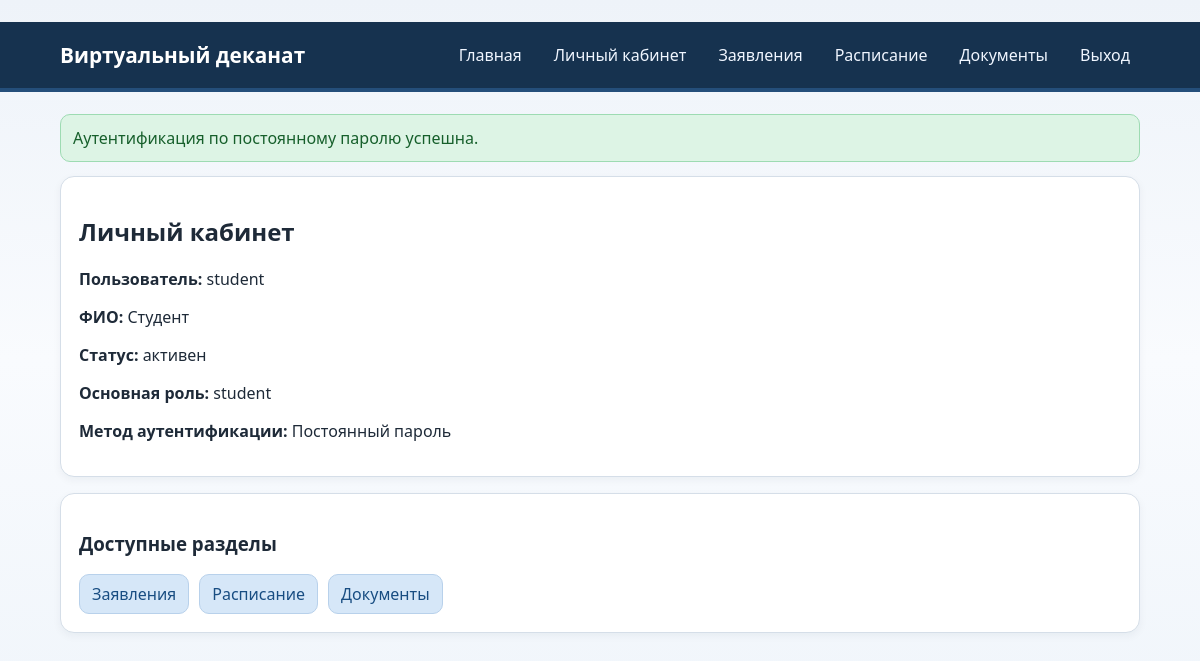
/dashboard (signed in), run on the app's committed database.
### models.py (models this page shows)
class User(Base):
    __tablename__ = "users"
    id = Column(Integer, primary_key=True, index=True)
    username = Column(String(50), unique=True, nullable=False, index=True)
    password_hash = Column(String(255), nullable=False)
    full_name = Column(String(120), nullable=False)
    is_active = Column(Boolean, default=True, nullable=False)
    clearance_level = Column(Integer, default=1, nullable=False)
    secret_key = Column(Integer, default=100, nullable=False)
    primary_role_id = Column(Integer, ForeignKey("roles.id"), nullable=True)
    primary_role = relationship("Role", foreign_keys=[primary_role_id])
    roles = relationship("Role", secondary="user_roles", back_populates="users")

class Role(Base):
    __tablename__ = "roles"
    id = Column(Integer, primary_key=True, index=True)
    name = Column(String(50), unique=True, nullable=False, index=True)
    description = Column(String(255), nullable=True)
    level = Column(Integer, nullable=False, default=1)
    users = relationship("User", secondary="user_roles", back_populates="roles")

### main.py (the view)
@app.get("/dashboard", response_class=HTMLResponse)
def dashboard(request: Request, db: Session = Depends(get_db)):
    user, redirect = login_required(request, db)
    if redirect:
        return redirect
    context = build_context(request, db)
    return templates.TemplateResponse("dashboard.html", context)

### templates/dashboard.html (shortened to what this page needs)
﻿{% extends "base.html" %}
{% block content %}
<section class="card">
    <h2>Личный кабинет</h2>
    <p><strong>Пользователь:</strong> {{ current_user.username }}</p>
    <p><strong>ФИО:</strong> {{ current_user.full_name }}</p>
    <p><strong>Статус:</strong> {{ "активен" if current_user.is_active else "неактивен" }}</p>
    <p><strong>Основная роль:</strong> {{ primary_role_name or "не назначена" }}</p>
    <p><strong>Метод аутентификации:</strong> {{ auth_method }}</p>
</section>
<section class="card">
    <h3>Доступные разделы</h3>
    {% if available_sections %}
        <div class="tag-list">
            {% for section in available_sections %}
                <a class="section-chip" href="{{ section.path }}">{{ section.title }}</a>
            {% endfor %}
        </div>
    {% else %}
        <p>Для вашей роли пока не настроены разделы.</p>
    {% endif %}
</section>
{% endblock %}

### static/style.css (style rules this page uses)
:root { --bg: #f3f6fb; --surface: #ffffff; --text: #1e2a38; --muted: #5c6f84; --accent: #0b5cab; --accent-soft: #d6e7f8; --ok: #1e7a39; --ok-soft: #ddf4e5; --err: #9b2020; --err-soft: #fae0e0; --border: #d5dee8; }
* { box-sizing: border-box; }
body { margin: 0; font-family: "Segoe UI", Tahoma, sans-serif; background: linear-gradient(180deg, #eef3f9 0%, #f9fbfe 45%, #eef4fa 100%); color: var(--text); }
.card { background: var(--surface); border: 1px solid var(--border); border-radius: 14px; padding: 18px; margin-bottom: 16px; box-shadow: 0 3px 9px rgba(13, 37, 63, 0.05); }
.tag-list { display: flex; flex-wrap: wrap; gap: 10px; }
.section-chip { display: inline-block; background: var(--accent-soft); color: #184d82; text-decoration: none; padding: 8px 12px; border-radius: 10px; border: 1px solid #b8d1eb; }

### data on the page
User: username "student", full_name "Студент", is_active "активен"
Role: name "student"

### other printed values
{{ section.title }} "Заявления" "Расписание" "Документы"
{{ flash.message }} "Аутентификация по постоянному паролю успешна."
{{ auth_method }} "Постоянный пароль"
